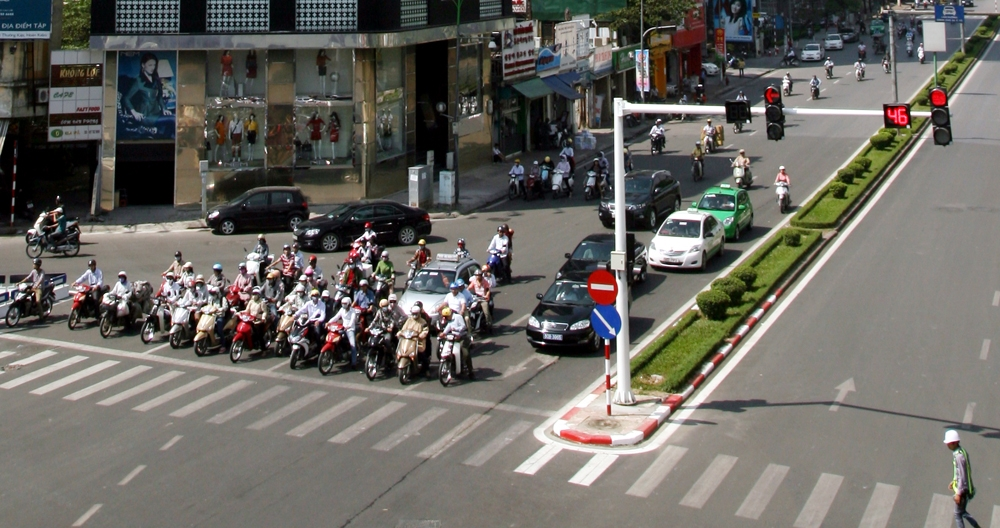
#> input picture website/Python_NhanDienXeViPham/tmp/images/t1.jpg, 1000 x 528 px
$ python testRecognizeLine.py
#> lines starting #> are read from the running program, lines starting #| are printed output that depends on the picture; after the words box and inside, x2 and y2 are one past the last pixel; in counts of white or black regions, pixels touching at a corner belong together
import cv2
import numpy as np


img = cv2.imread('images/t1.jpg')
#> img is the input picture: shape (528, 1000, 3); mean B, G, R 97.9, 103.5, 105.8
# cv2.imshow("Display window", img)
# cv2.waitKey(0)

gray = cv2.cvtColor(img, cv2.COLOR_BGR2GRAY)
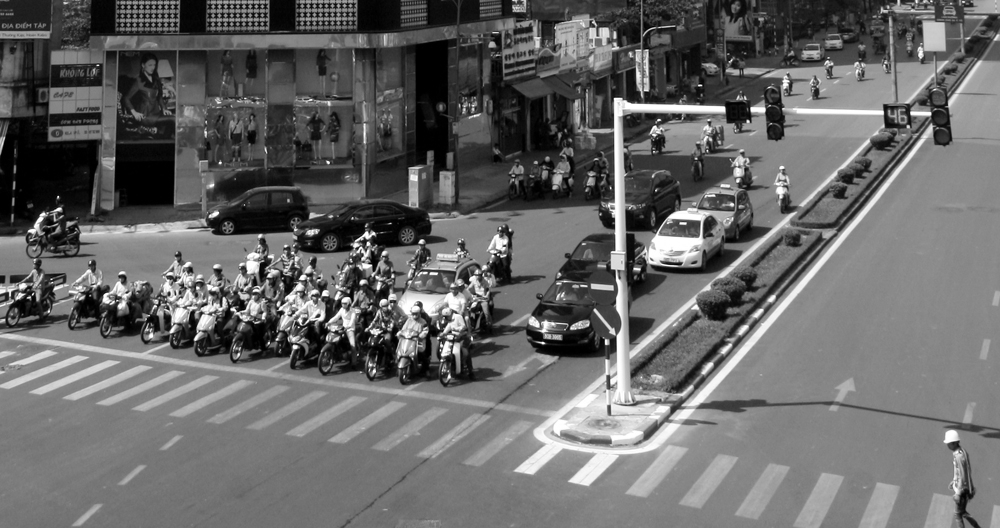
#> gray: shape (528, 1000); min 0, max 255, mean 103.6
# # Phát hiện cạnh bằng phương pháp Canny
edges = cv2.Canny(gray, 50, 150, apertureSize=3)
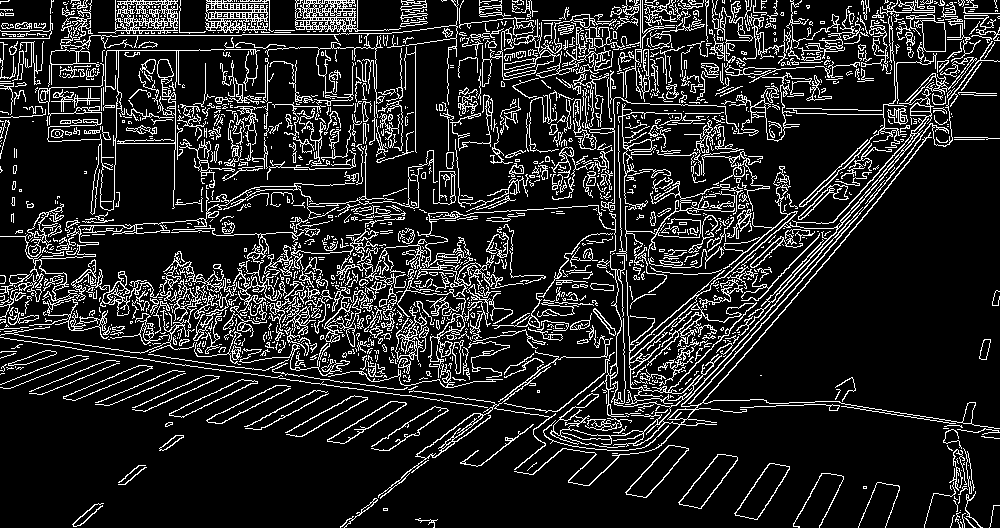
#> edges: shape (528, 1000); 14.3% white in thin lines or dots
cv2.imshow("Display window gray", edges)
cv2.waitKey(0)

# Tìm các đường thẳng bằng biến đổi Hough Line
lines = cv2.HoughLinesP(edges, 1, np.pi/180, threshold=100, minLineLength=200, maxLineGap=10)
#> lines = 21 rows, first 6: [250, 312, 469, 347], [38, 343, 510, 410], [563, 21, 775, 21], [73, 343, 436, 394], [99, 301, 327, 281], [100, 334, 384, 231]
cv2.imshow( "Hough lines", edges)
cv2.waitKey(0)

# [9 lines of commented-out code are left out]
cv2.line(img,(38,343),(510,410),(0,255,0),1) # y = 167/372 x + 326
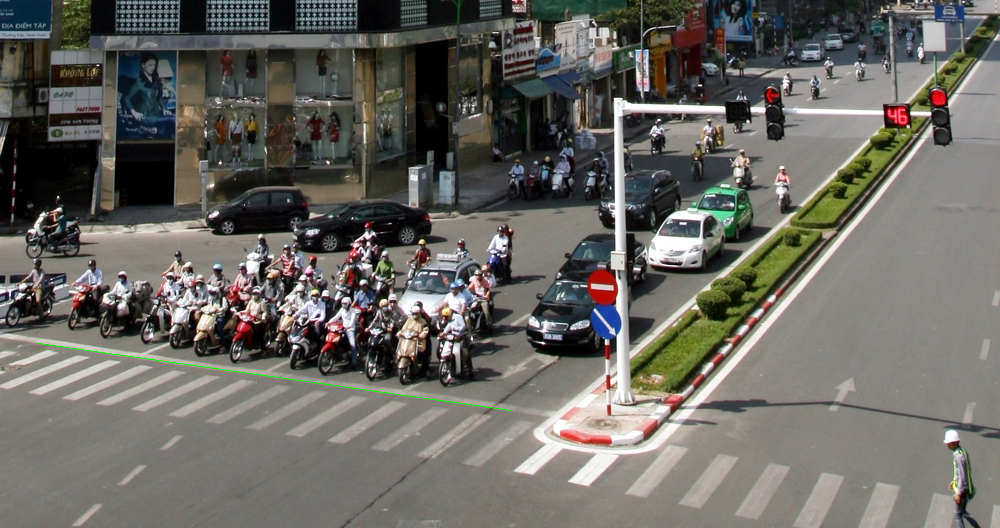
#> img: shape (528, 1000, 3); 0.09% of pixels changed, all inside (x1, y1, x2, y2) = (38, 343, 511, 411)
cv2.putText(img, f'({38}, {343})', (38,343 ), cv2.FONT_HERSHEY_SIMPLEX, 0.3, (255,0,0), 1)
#> img: shape (528, 1000, 3); 0.02% of pixels changed, all inside (x1, y1, x2, y2) = (39, 335, 84, 346)
cv2.putText(img, f'({510}, {410})', (510,410 ), cv2.FONT_HERSHEY_SIMPLEX, 0.3, (255,0,0), 1)
#> img: shape (528, 1000, 3); mean B, G, R 97.8, 103.5, 105.6
# cv2.line(img,(80,400),(500,200),(0,255,0),1)
# cv2.putText(img, f'({80}, {400})', (80, 400), cv2.FONT_HERSHEY_SIMPLEX, 0.5, (255, 255, 255), 1)
# cv2.putText(img, f'({500}, {200})', (500,200, ), cv2.FONT_HERSHEY_SIMPLEX, 0.3, (255,0,0), 1)

# Hiển thị ảnh
cv2.imshow('Detected Lane Lines', img)
cv2.waitKey(0)
# cv2.destroyAllWindows()

$ run again, with website/Python_NhanDienXeViPham/tmp/images/f2.jpg copied over website/Python_NhanDienXeViPham/tmp/images/t1.jpg
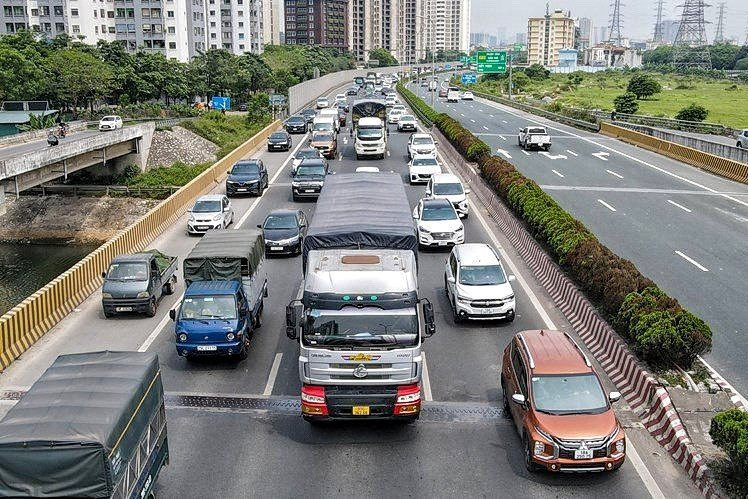
#> input picture website/Python_NhanDienXeViPham/tmp/images/f2.jpg, 748 x 499 px
#> img is the input picture: shape (499, 748, 3); mean B, G, R 121.1, 125.8, 125
#> `edges = cv2.Canny(gray, 50, 150, apertureSize=3)`:
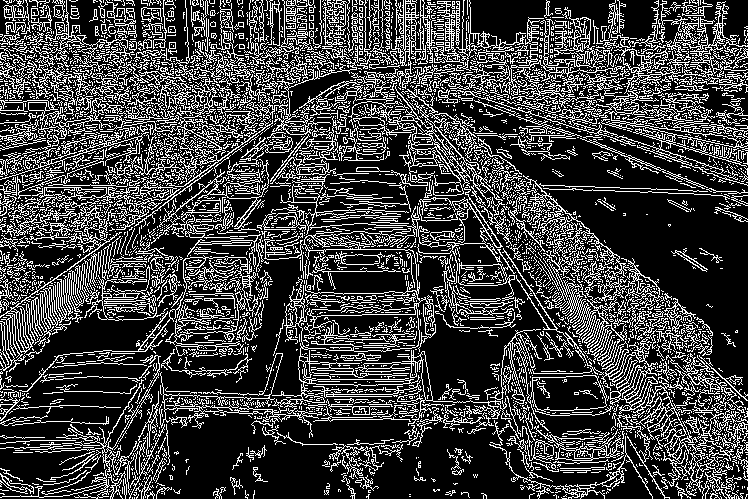
#> edges: shape (499, 748); 25.6% white in thin lines or dots
#> lines = 83 rows, first 6: [188, 47, 527, 58], [1, 66, 293, 86], [499, 252, 745, 498], [480, 111, 747, 40], [2, 214, 228, 158], [286, 1, 525, 240]
#> `cv2.line(img,(38,343),(510,410),(0,255,0),1)`:
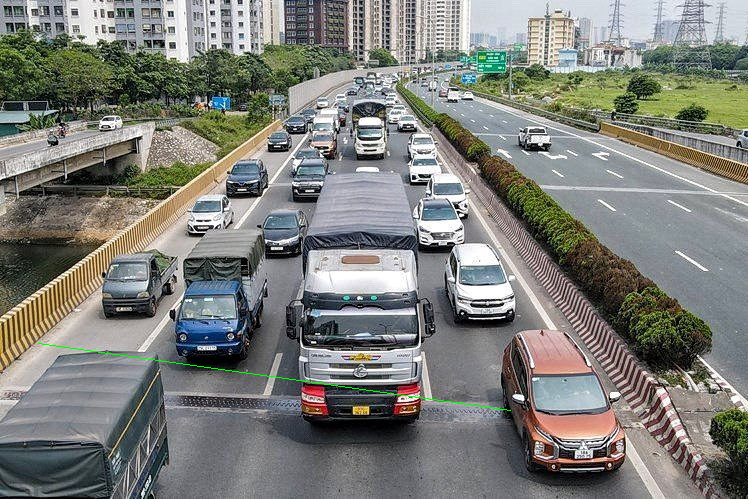
#> img: shape (499, 748, 3); 0.13% of pixels changed, all inside (x1, y1, x2, y2) = (38, 343, 511, 411)
